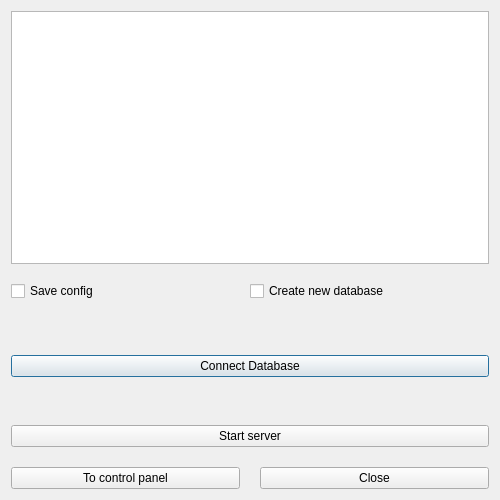
<?xml version="1.0" encoding="UTF-8"?>
<ui version="4.0">
 <class>connection_form</class>
 <widget class="QDialog" name="connection_form">
  <property name="geometry">
   <rect>
    <x>0</x>
    <y>0</y>
    <width>500</width>
    <height>500</height>
   </rect>
  </property>
  <property name="windowTitle">
   <string>Dialog</string>
  </property>
  <layout class="QVBoxLayout" name="verticalLayout_2">
   <property name="spacing">
    <number>20</number>
   </property>
   <property name="leftMargin">
    <number>11</number>
   </property>
   <property name="rightMargin">
    <number>11</number>
   </property>
   <property name="bottomMargin">
    <number>11</number>
   </property>
   <item>
    <layout class="QVBoxLayout" name="verticalLayout">
     <property name="spacing">
      <number>17</number>
     </property>
     <property name="bottomMargin">
      <number>0</number>
     </property>
     <item>
      <widget class="QTextEdit" name="dbconf_textEdit">
       <property name="html">
        <string>&lt;!DOCTYPE HTML PUBLIC &quot;-//W3C//DTD HTML 4.0//EN&quot; &quot;http://www.w3.org/TR/REC-html40/strict.dtd&quot;&gt;
&lt;html&gt;&lt;head&gt;&lt;meta name=&quot;qrichtext&quot; content=&quot;1&quot; /&gt;&lt;meta charset=&quot;utf-8&quot; /&gt;&lt;style type=&quot;text/css&quot;&gt;
p, li { white-space: pre-wrap; }
hr { height: 1px; border-width: 0; }
li.unchecked::marker { content: &quot;\2610&quot;; }
li.checked::marker { content: &quot;\2612&quot;; }
&lt;/style&gt;&lt;/head&gt;&lt;body style=&quot; font-family:'Segoe UI'; font-size:9pt; font-weight:400; font-style:normal;&quot;&gt;
&lt;p style=&quot;-qt-paragraph-type:empty; margin-top:0px; margin-bottom:0px; margin-left:0px; margin-right:0px; -qt-block-indent:0; text-indent:0px;&quot;&gt;&lt;br /&gt;&lt;/p&gt;&lt;/body&gt;&lt;/html&gt;</string>
       </property>
      </widget>
     </item>
     <item>
      <layout class="QHBoxLayout" name="horizontalLayout_2">
       <property name="spacing">
        <number>0</number>
       </property>
       <item>
        <widget class="QCheckBox" name="save_checkBox">
         <property name="text">
          <string>Save config</string>
         </property>
        </widget>
       </item>
       <item>
        <widget class="QCheckBox" name="dbNew_checkBox">
         <property name="styleSheet">
          <string notr="true">
</string>
         </property>
         <property name="text">
          <string>Create new database</string>
         </property>
         <property name="shortcut">
          <string/>
         </property>
        </widget>
       </item>
      </layout>
     </item>
     <item>
      <widget class="QLabel" name="dbStatus_label">
       <property name="styleSheet">
        <string notr="true">color: white; font-weight: bold;  padding: 3px;</string>
       </property>
       <property name="text">
        <string/>
       </property>
      </widget>
     </item>
     <item>
      <widget class="QPushButton" name="dbConnect_botton">
       <property name="styleSheet">
        <string notr="true"/>
       </property>
       <property name="text">
        <string>Connect Database</string>
       </property>
      </widget>
     </item>
     <item>
      <widget class="QLabel" name="svStatus_label">
       <property name="text">
        <string/>
       </property>
      </widget>
     </item>
     <item>
      <widget class="QPushButton" name="svConnect_button">
       <property name="text">
        <string>Start server</string>
       </property>
      </widget>
     </item>
    </layout>
   </item>
   <item>
    <layout class="QHBoxLayout" name="horizontalLayout">
     <item>
      <widget class="QPushButton" name="start_button">
       <property name="text">
        <string>To control panel</string>
       </property>
      </widget>
     </item>
     <item>
      <widget class="QPushButton" name="close_button">
       <property name="text">
        <string>Close</string>
       </property>
      </widget>
     </item>
    </layout>
   </item>
  </layout>
 </widget>
 <resources/>
 <connections/>
</ui>
